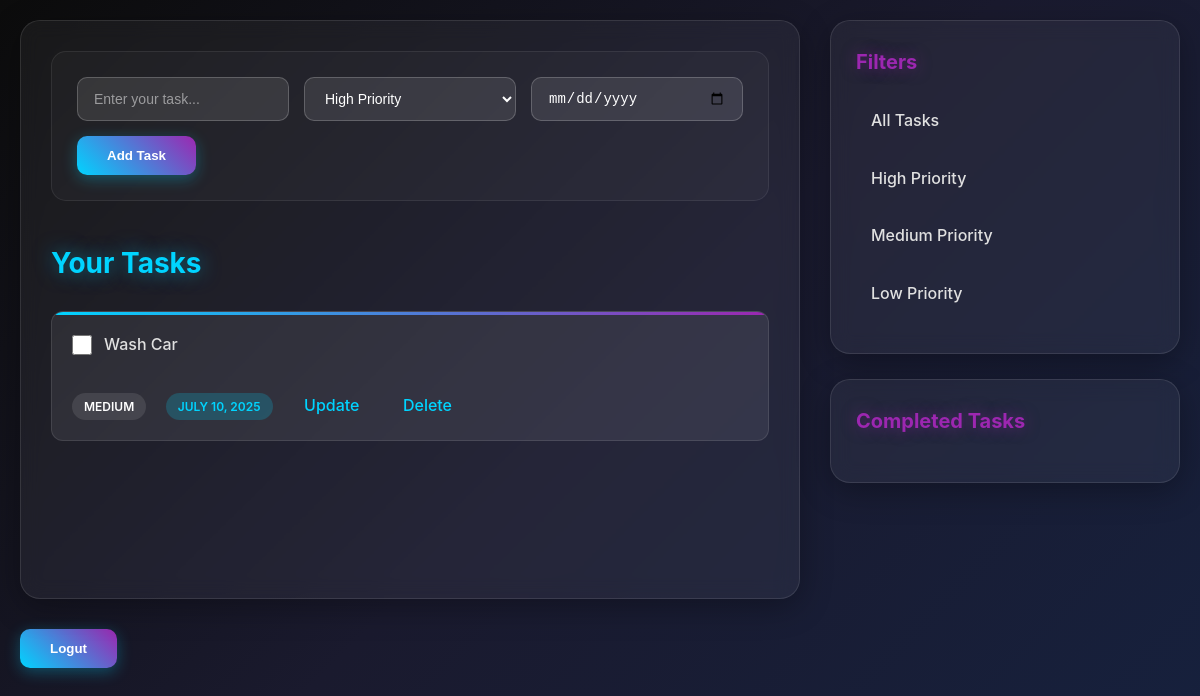
The app's page /task/ (signed in) with its own data.
### task/models.py (models this page shows)
class Task(models.Model):
    user = models.ForeignKey(User, on_delete=models.CASCADE, null=True)
    task = models.CharField(max_length=150)
    priority = models.CharField(max_length=150)
    date = models.DateField()
    task_complete = models.BooleanField(default=False)

### task/views.py (the view)
# urls.py: path('task/',views.task, name='task'),
@login_required(login_url='login')
def task(request):
    tasks = Task.objects.filter(user=request.user,task_complete=False)
    completed = Task.objects.filter(user=request.user,task_complete=True)
    return render(request, 'todo.html', {'tasks': tasks, 'completed': completed})

### templates/todo.html (shortened to what this page needs)
<!DOCTYPE html>
<html lang="en">
<head>
</head>
<body>
    <div class="container">
        <div class="main-content">
            <form action="{% url 'add' %}" method="POST">
                <input type="text" name="task" id="task" required placeholder="Enter your task...">
                <select name="priority" id="priority">
                    <option class="high" value="High">High Priority</option>
                </select>
                <input type="date" name="date" id="datetime" required placeholder="Due Date">
                <button type="submit">Add Task</button>
            </form>
            <div class="task">
                <h2>Your Tasks</h2>
                {% for i in tasks %}
                    <div class="form">
                        <form action="{% url 'mark_complete' i.id %}" method="POST">
                            <label><input type="checkbox" name="checkbox" id="checkbox" onchange="this.form.submit()">{{i.task}}</label><br>
                            <span>{{i.priority}}</span>
                            <span>{{i.date}}</span>
                            <a href="{% url 'edit' i.id %}">Update</a>
                            <a href="{% url 'delete' i.id %}">Delete</a>
                        </form>
                    </div>
                {% endfor %}
            </div>
        </div>
        <div class="sidebar">
            <div class="filter">
                <h4>Filters</h4>
                <p><a href="{% url 'task' %}">All Tasks</a></p>
                <p><a href="{% url 'high_priority' %}">High Priority</a></p>
                <p><a href="{% url 'medium_priority' %}">Medium Priority</a></p>
                <p><a href="{% url 'low_priority' %}">Low Priority</a></p>
            </div>
            <div class="complete_task">
                <h2>Completed Tasks</h2>
            </div>
        </div>
        <form action="{% url 'login' %}" method="POST">
            <button type="submit">Logut</button>
        </form>
    </div>
</body>
</html>

### templates/todo.html (style rules this page uses)
* { margin: 0; padding: 0; box-sizing: border-box; }
body { font-family: 'Inter', -apple-system, BlinkMacSystemFont, 'Segoe UI', Roboto, sans-serif; background: linear-gradient(135deg, #0c0c0c 0%, #1a1a2e 50%, #16213e 100%); color: #e0e0e0; min-height: 100vh; line-height: 1.6; }
.container { display: grid; grid-template-columns: 1fr 350px; gap: 30px; max-width: 1400px; margin: 0 auto; padding: 20px; min-height: 100vh; }
.main-content { background: rgba(255, 255, 255, 0.05); backdrop-filter: blur(10px); border: 1px solid rgba(255, 255, 255, 0.1); border-radius: 20px; padding: 30px; box-shadow: 0 8px 32px rgba(0, 0, 0, 0.3); }
form[action*="add"] { display: flex; flex-wrap: wrap; gap: 15px; margin-bottom: 40px; padding: 25px; background: rgba(255, 255, 255, 0.03); border-radius: 15px; border: 1px solid rgba(255, 255, 255, 0.08); }
input[type="text"], input[type="date"], select { flex: 1; min-width: 200px; padding: 12px 16px; background: rgba(255, 255, 255, 0.1); border: 1px solid rgba(255, 255, 255, 0.2); border-radius: 10px; color: #fff; font-size: 14px; transition: all 0.3s ease; }
input[type="text"]::placeholder { color: rgba(255, 255, 255, 0.5); }
select { cursor: pointer; }
select option { background: #1a1a2e; color: #fff; padding: 10px; }
button[type="submit"] { padding: 12px 30px; background: linear-gradient(45deg, #00d4ff, #9c27b0); border: none; border-radius: 10px; color: white; font-weight: 600; cursor: pointer; transition: all 0.3s ease; box-shadow: 0 4px 15px rgba(0, 212, 255, 0.3); }
.task h2 { color: #00d4ff; margin-bottom: 25px; font-size: 28px; font-weight: 700; text-shadow: 0 0 20px rgba(0, 212, 255, 0.5); }
.form { background: rgba(255, 255, 255, 0.08); border: 1px solid rgba(255, 255, 255, 0.1); border-radius: 12px; padding: 20px; margin-bottom: 15px; transition: all 0.3s ease; position: relative; overflow: hidden; }
.form::before { content: ''; position: absolute; top: 0; left: 0; right: 0; height: 3px; background: linear-gradient(90deg, #00d4ff, #9c27b0, #00d4ff); background-size: 200% 100%; animation: gradient-shift 3s ease-in-out infinite; }
.form label { display: flex; align-items: center; font-size: 16px; font-weight: 500; margin-bottom: 10px; cursor: pointer; }
input[type="checkbox"] { width: 20px; height: 20px; margin-right: 12px; cursor: pointer; accent-color: #00d4ff; }
.form span { display: inline-block; margin-right: 15px; padding: 4px 12px; border-radius: 20px; font-size: 12px; font-weight: 600; text-transform: uppercase; }
.form span:first-of-type { background: rgba(255, 255, 255, 0.1); color: #fff; }
.form span:last-of-type { background: rgba(0, 212, 255, 0.2); color: #00d4ff; }
.form a { color: #00d4ff; text-decoration: none; margin-right: 15px; padding: 6px 12px; border-radius: 6px; transition: all 0.3s ease; font-weight: 500; }
.sidebar { display: flex; flex-direction: column; gap: 25px; }
.filter, .complete_task { background: rgba(255, 255, 255, 0.05); backdrop-filter: blur(10px); border: 1px solid rgba(255, 255, 255, 0.1); border-radius: 20px; padding: 25px; box-shadow: 0 8px 32px rgba(0, 0, 0, 0.3); }
.filter h4, .complete_task h2 { color: #9c27b0; margin-bottom: 20px; font-size: 20px; font-weight: 700; text-shadow: 0 0 15px rgba(156, 39, 176, 0.5); }
.filter p { margin-bottom: 12px; }
.filter a { color: #e0e0e0; text-decoration: none; padding: 10px 15px; display: block; border-radius: 8px; transition: all 0.3s ease; font-weight: 500; }
.form span:first-of-type { background: rgba(255, 255, 255, 0.1); }
html { scroll-behavior: smooth; }

### records on screen
Task: task "Wash Car", priority "MEDIUM", date "JULY 10, 2025"
